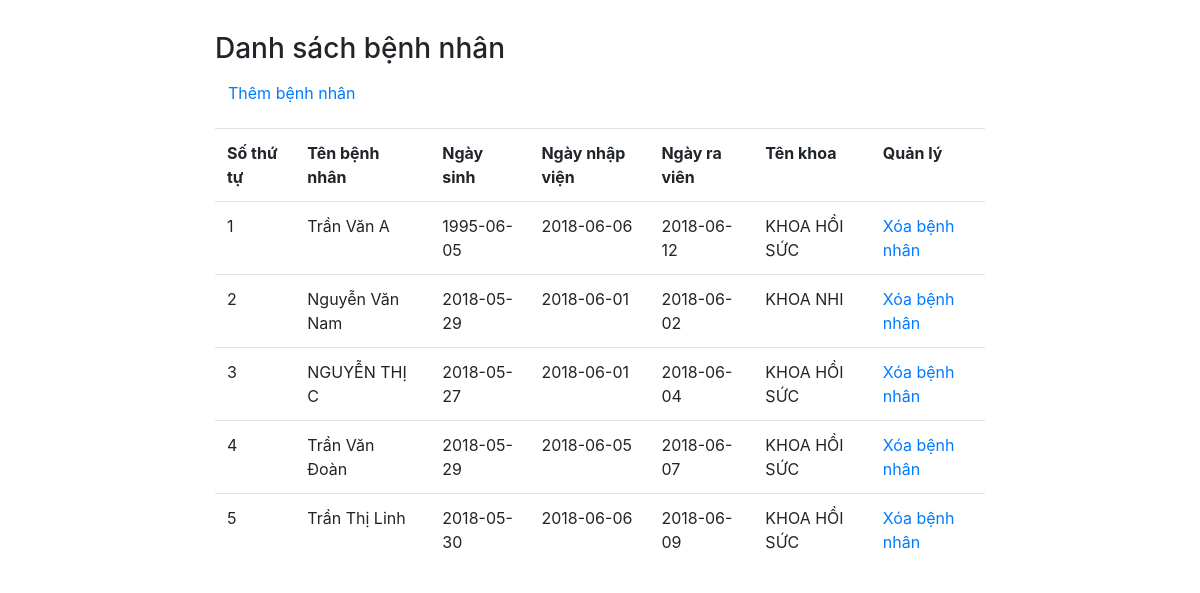
The page / on the database its author committed.
### tables this page shows
CREATE TABLE `benhnhan` (
  `mabenhnhan` int(11) NOT NULL,
  `tenbenhnhan` varchar(200) NOT NULL,
  `ngaysinh` date NOT NULL,
  `ngaynhapvien` date NOT NULL,
  `ngayravien` date NOT NULL,
  `makhoa` int(11) NOT NULL
);

CREATE TABLE `khoa` (
  `id` int(11) NOT NULL,
  `makhoa` varchar(100) NOT NULL,
  `tenkhoa` varchar(200) NOT NULL
);

### view/ViewBenhNhan.php (called while the page is built, shortened)
<?php
class ViewBenhNhan
{
	public function hienThiDanhSachBenhNhan($benhnhan){
		require 'temp/danhsachbenhnhan.php';
	}
}

### controller/BenhNhan.php (called while the page is built, shortened)
<?php
require 'view/ViewBenhNhan.php';
class BenhNhan
{
	public function hienThiBenhNhan(){
		$benhnhan = ModelBenhNhan::getInstance()->nhanDanhSachBenhNhan();
		ViewBenhNhan::getInstance()->hienThiDanhSachBenhNhan($benhnhan);
	}
}

### model/DataBase.php (called while the page is built, shortened)
<?php
class DataBase
{
	private $localhost = 'localhost';
	private $username = 'root';
	private $password = '';
	private $dbName = 'qlbenhnhan';
	private $conn = null;
	public function connect(){
		$this->conn = mysqli_connect($this->localhost, $this->username, $this->password, $this->dbName);
		mysqli_set_charset($this->conn, 'utf8');
	}
	public function query($sql){
		$this->result = mysqli_query($this->conn, $sql);
	}
}

### model/ModelBenhNhan.php (called while the page is built, shortened)
<?php
require 'DataBase.php';
class ModelBenhNhan
{
	private static $instance = null;
	public static function getInstance(){
		if (!self::$instance) {
			self::$instance = new ModelBenhNhan();
		}
		return self::$instance;
	}
	public function nhanDanhSachBenhNhan(){
		$sql = "SELECT * FROM khoa INNER JOIN benhnhan ON benhnhan.makhoa = khoa.id";
		DataBase::getInstance()->query($sql);
		$mangBenhNhan = [];
		while ($data= DataBase::getInstance()->fetch()) {
			$mangBenhNhan[] = $data;
		}
		return $mangBenhNhan;
	}
}

### view/temp/danhsachbenhnhan.php (the view, shortened to what this page needs)
<!DOCTYPE html>
<html>
<head>
	<link rel="stylesheet" type="text/css" href="public/css/main.css">
	<link rel="stylesheet" type="text/css" href="public/css/bootstrap.css">
</head>
<body>
	<div  class="container col-sm-8">
		<h3>Danh sách bệnh nhân</h3>
		<p><a class="btn"  href="?controller=BenhNhan&action=hienThiTrangThemBenhNhan">Thêm bệnh nhân</a></p>
		<table class="table">
			<tr>
				<th>Số thứ tự</th>
				<th>Tên bệnh nhân</th>
				<th>Ngày sinh</th>
				<th>Ngày nhập viện</th>
				<th>Ngày ra viên</th>
				<th>Tên khoa</th>
				<th>Quản lý</th>
			</tr>
			<?php
				$stt = 1;
				foreach ($benhnhan as $key): ?>
				<tr>
					<td><?php echo $stt; ?></td>
					<td><?php echo $key['tenbenhnhan'] ?></td>
					<td><?php echo $key['ngaysinh'] ?></td>
					<td><?php echo $key['ngaynhapvien'] ?></td>
					<td><?php echo $key['ngayravien'] ?></td>
					<td><?php echo $key['tenkhoa'] ?></td>
					<td><a href="?controller=BenhNhan&action=trangXoaBenhNhan&id=<?php echo $key['mabenhnhan']?>">Xóa bệnh nhân</a></td>
				</tr>
			<?php
				$stt++ ;
				endforeach ?>
		</table>
	</div>
</body>
</html>

### index.php
<?php
if (isset($_GET["controller"]) || isset($_GET["action"])) {
	$controller = $_GET["controller"];
	$action = $_GET["action"];
	require 'controller/'.$controller.'.php';
	$obj = new $controller();
	$obj->$action();
}else{
	require 'controller/BenhNhan.php';
	$benhnhan = new BenhNhan();
	$benhnhan-> hienThiBenhNhan();
}

### public/css/main.css (style rules this page uses)
.container { margin-top: 2em; }

### rows shown on the page
benhnhan: tenbenhnhan "Trần Văn A", ngaysinh "1995-06-05", ngaynhapvien "2018-06-06", ngayravien "2018-06-12", makhoa.tenkhoa "KHOA HỒI SỨC"
benhnhan: tenbenhnhan "Nguyễn Văn Nam", ngaysinh "2018-05-29", ngaynhapvien "2018-06-01", ngayravien "2018-06-02", makhoa.tenkhoa "KHOA NHI"
benhnhan: tenbenhnhan "NGUYỄN THỊ C", ngaysinh "2018-05-27", ngaynhapvien "2018-06-01", ngayravien "2018-06-04", makhoa.tenkhoa "KHOA HỒI SỨC"
benhnhan: tenbenhnhan "Trần Văn Đoàn", ngaysinh "2018-05-29", ngaynhapvien "2018-06-05", ngayravien "2018-06-07", makhoa.tenkhoa "KHOA HỒI SỨC"
benhnhan: tenbenhnhan "Trần Thị Linh", ngaysinh "2018-05-30", ngaynhapvien "2018-06-06", ngayravien "2018-06-09", makhoa.tenkhoa "KHOA HỒI SỨC"
